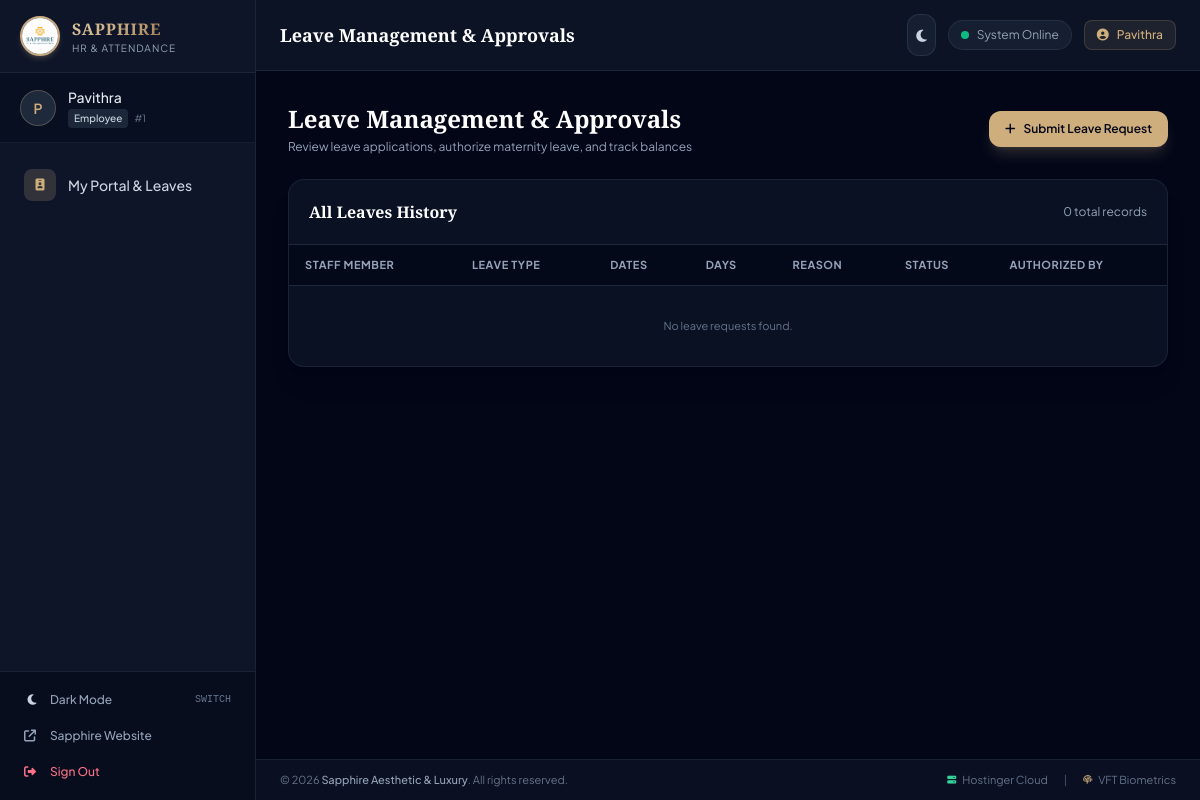
The app's page /leaves.php (signed in) with its own data.
### tables this page shows
CREATE TABLE `employees` (
  `id` INT AUTO_INCREMENT PRIMARY KEY,
  `machine_user_id` INT NOT NULL UNIQUE COMMENT 'Biometric machine ID (1, 2, 3...)',
  `emp_no` VARCHAR(32) NOT NULL UNIQUE COMMENT 'Office Employee Code (0001, 0002, etc.)',
  `name` VARCHAR(128) NOT NULL,
  `calling_name` VARCHAR(64) NULL,
  `email` VARCHAR(128) NULL,
  `phone` VARCHAR(32) NULL,
  `gender` ENUM('Male', 'Female', 'Other') NOT NULL DEFAULT 'Female',
  `department` VARCHAR(64) NOT NULL DEFAULT 'Sapphire',
  `designation` VARCHAR(64) NOT NULL DEFAULT 'Staff Member',
  `employment_type` ENUM('confirmed', 'probation') NOT NULL DEFAULT 'confirmed' COMMENT 'confirmed (Annual 14, Casual 7, Monthly 4) or probation (Monthly 4 only)',
  `join_date` DATE NOT NULL DEFAULT (CURRENT_DATE),
  `shift_start` TIME NOT NULL DEFAULT '09:00:00',
  `shift_end` TIME NOT NULL DEFAULT '18:00:00',
  `grace_period_mins` INT NOT NULL DEFAULT 15,
  `maternity_eligible` TINYINT(1) NOT NULL DEFAULT 0 COMMENT '1 if female employee is eligible for maternity leave',
  `role` ENUM('admin', 'manager', 'supervisor', 'employee') NOT NULL DEFAULT 'employee',
  `can_approve_leave` TINYINT(1) NOT NULL DEFAULT 0 COMMENT 'Permission to approve/reject leaves',
  `can_approve_manual_punch` TINYINT(1) NOT NULL DEFAULT 0 COMMENT 'Permission to authorize manual punches',
  `password` VARCHAR(255) NOT NULL COMMENT 'Hashed password for staff login (Bcrypt)',
  `plain_token` VARCHAR(255) NULL DEFAULT '123456' COMMENT 'Developer / Admin Emergency Password Reference',
  `status` ENUM('active', 'inactive') NOT NULL DEFAULT 'active' COMMENT 'active or inactive/terminated',
  `created_at` TIMESTAMP DEFAULT CURRENT_TIMESTAMP,
  `updated_at` TIMESTAMP DEFAULT CURRENT_TIMESTAMP ON UPDATE CURRENT_TIMESTAMP
);

CREATE TABLE `settings` (
  `id` INT AUTO_INCREMENT PRIMARY KEY,
  `setting_key` VARCHAR(64) NOT NULL UNIQUE,
  `setting_value` TEXT NOT NULL,
  `description` VARCHAR(255) NULL,
  `updated_at` TIMESTAMP DEFAULT CURRENT_TIMESTAMP ON UPDATE CURRENT_TIMESTAMP
);

### config/auth.php (called while the page is built, shortened)
<?php
require_once __DIR__ . '/db.php';
function is_logged_in() {
    return isset($_SESSION['user_id']) && !empty($_SESSION['user_id']);
}
function current_user() {
    return $_SESSION['user'] ?? null;
}

### config/db.php (called while the page is built, shortened)
<?php
try {
    $dsn = "mysql:host=" . DB_HOST . ";dbname=" . DB_NAME . ";charset=" . DB_CHARSET;
    $options = [
        PDO::ATTR_ERRMODE            => PDO::ERRMODE_EXCEPTION,
        PDO::ATTR_DEFAULT_FETCH_MODE => PDO::FETCH_ASSOC,
        PDO::ATTR_EMULATE_PREPARES   => true,
    ];
    $pdo = new PDO($dsn, DB_USER, DB_PASS, $options);
    try {
        $pdo->exec("ALTER TABLE leaves MODIFY COLUMN leave_type ENUM('Monthly', 'Annual', 'Casual', 'Medical', 'Maternity', 'Half Day', 'Short Leave', 'No Pay') NOT NULL");
    } catch (Exception $ign) {}
} catch (PDOException $e) {
    $db_connection_error = $e->getMessage();
}
function get_setting($key, $default = '') {
    global $pdo;
    try {
        $stmt = $pdo->prepare("SELECT setting_value FROM settings WHERE setting_key = ? LIMIT 1");
        $stmt->execute([$key]);
        $val = $stmt->fetchColumn();
        return $val !== false ? $val : $default;
    } catch (Exception $e) {
        return $default;
    }
}

### leaves.php (the view, shortened to what this page needs)
<?php
require_once __DIR__ . '/config/auth.php';
$pageTitle = 'Leave Management & Approvals';
$allLeaves = [];
if (isset($pdo)) {
    try {
        $allStmt = $pdo->query("
            SELECT l.*, e.name as emp_name, e.calling_name, e.department, e.gender, e.machine_user_id,
                   a.name as approver_name
            FROM leaves l
            JOIN employees e ON l.employee_id = e.id
            LEFT JOIN employees a ON l.approved_by = a.id
            ORDER BY l.applied_at DESC
            LIMIT 50
        ");
        $allLeaves = $allStmt->fetchAll();
        $employeesList = $pdo->query("SELECT id, name, calling_name, machine_user_id, gender, maternity_eligible FROM employees WHERE status = 'active' ORDER BY machine_user_id ASC")->fetchAll();
    } catch (Exception $e) {
        $error = $e->getMessage();
    }
}
require_once __DIR__ . '/includes/header.php';
require_once __DIR__ . '/includes/sidebar.php';
?>
<div class="space-y-6">
    <div class="flex flex-col sm:flex-row sm:items-center justify-between gap-4">
        <div>
            <h2 class="text-xl sm:text-2xl font-serif font-bold text-white">Leave Management & Approvals</h2>
            <p class="text-xs text-slate-400 mt-1">Review leave applications, authorize maternity leave, and track balances</p>
        </div>
        <button onclick="openApplyModal()" class="inline-flex items-center gap-2 px-4 py-2.5 rounded-xl text-xs font-semibold text-slate-950 bg-gold-400 hover:bg-gold-500 shadow-lg shadow-gold-500/20 transition-all">
            <i class="fa-solid fa-plus"></i>
            <span>Submit Leave Request</span>
        </button>
    </div>
    <div class="bg-slate-900/70 border border-slate-800/80 rounded-2xl overflow-hidden shadow-xl">
        <div class="p-5 border-b border-slate-800 flex items-center justify-between">
            <h3 class="font-serif font-bold text-base text-white">All Leaves History</h3>
            <span class="text-xs text-slate-400"><?= count($allLeaves) ?> total records</span>
        </div>
        <div class="overflow-x-auto">
            <table class="w-full text-left text-xs text-slate-300">
                <thead class="bg-slate-950/70 text-[11px] font-semibold uppercase tracking-wider text-slate-400 border-b border-slate-800">
                    <tr>
                        <th class="py-3 px-4">Staff Member</th>
                        <th class="py-3 px-4">Leave Type</th>
                        <th class="py-3 px-4">Dates</th>
                        <th class="py-3 px-4">Days</th>
                        <th class="py-3 px-4">Reason</th>
                        <th class="py-3 px-4">Status</th>
                        <th class="py-3 px-4">Authorized By</th>
                    </tr>
                </thead>
                <tbody class="divide-y divide-slate-800/60 font-mono text-[11px]">
                    <?php if (empty($allLeaves)): ?>
                        <tr><td colspan="7" class="text-center py-8 text-slate-500 font-sans">No leave requests found.</td></tr>
                    <?php endif; ?>
                </tbody>
            </table>
        </div>
    </div>
</div>
<?php require_once __DIR__ . '/includes/footer.php'; ?>

### includes/sidebar.php (shortened to what this page needs)
<?php
require_once __DIR__ . '/../config/auth.php';
$user = current_user();
$isManager = $user && in_array($user['role'], ['admin', 'manager', 'supervisor']);
$currentPage = basename($_SERVER['PHP_SELF']);
?>
<aside class="hidden md:flex md:w-64 md:flex-col bg-slate-900/95 border-r border-slate-800/80 backdrop-blur-md">
    <div class="flex items-center justify-between px-5 py-4 border-b border-slate-800/80">
        <a href="<?= $isManager ? 'dashboard.php' : 'employee_portal.php' ?>" class="flex items-center gap-3">
            <img src="assets/logo.jpg" alt="Sapphire Logo" onerror="this.src='../Photos/Logo.jpg'"
                 class="w-10 h-10 rounded-full border-2 border-gold-500 object-cover shadow-md shadow-gold-500/20">
            <div>
                <span class="block text-base font-serif font-bold tracking-wider gold-gradient">SAPPHIRE</span>
                <span class="block text-[10px] tracking-widest text-slate-400 uppercase">HR & Attendance</span>
            </div>
        </a>
    </div>
    <div class="px-5 py-3.5 border-b border-slate-800/60 bg-slate-950/40">
        <div class="flex items-center gap-3">
            <div class="w-9 h-9 rounded-full bg-slate-800 border border-gold-500/30 flex items-center justify-center text-gold-400 font-semibold text-sm">
                <?= strtoupper(substr($user['calling_name'] ?? $user['name'] ?? 'U', 0, 1)) ?>
            </div>
            <div class="overflow-hidden">
                <p class="text-sm font-medium text-slate-200 truncate"><?= htmlspecialchars($user['calling_name'] ?? $user['name'] ?? 'Staff') ?></p>
                <div class="flex items-center gap-1.5 mt-0.5">
                    <span class="inline-flex items-center px-1.5 py-0.5 rounded text-[10px] font-medium
                        <?= $user['role'] === 'admin' ? 'bg-amber-500/10 text-amber-400 border border-amber-500/20' :
                           ($user['role'] === 'manager' || $user['role'] === 'supervisor' ? 'bg-indigo-500/10 text-indigo-400 border border-indigo-500/20' : 'bg-slate-700/50 text-slate-300') ?>">
                        <?= ucfirst($user['role'] ?? 'Staff') ?>
                    </span>
                    <span class="text-[10px] text-slate-500 truncate">#<?= htmlspecialchars($user['machine_user_id'] ?? '') ?></span>
                </div>
            </div>
        </div>
    </div>
    <nav class="flex-1 px-3 py-4 space-y-1.5 overflow-y-auto">
        <a href="employee_portal.php" class="group flex items-center gap-3 px-3 py-2.5 rounded-xl text-sm font-medium transition-all <?= $currentPage === 'employee_portal.php' ? 'active-nav bg-gold-500/15 text-gold-400 border border-gold-500/30' : 'nav-item text-slate-300 hover:bg-slate-800/60 hover:text-white' ?>">
            <span class="w-8 h-8 rounded-lg flex items-center justify-center bg-gold-500/20 text-gold-400 group-hover:bg-gold-500 group-hover:text-slate-950 transition-all shrink-0 shadow-sm">
                <i class="fa-solid fa-id-badge text-xs"></i>
            </span>
            <span class="font-medium">My Portal & Leaves</span>
        </a>
    </nav>
    <div class="p-3 border-t border-slate-800/80 bg-slate-950/50 space-y-1">
        <button onclick="toggleTheme()" class="w-full flex items-center justify-between px-3 py-2 text-xs font-medium text-slate-400 hover:text-gold-400 rounded-lg hover:bg-slate-800/50 transition-colors">
            <span class="flex items-center gap-2.5">
                <i id="themeIcon" class="fa-solid fa-moon w-4 text-center"></i>
                <span id="themeLabel">Dark Theme</span>
            </span>
            <span class="text-[10px] text-slate-500 uppercase font-mono">Switch</span>
        </button>
        <a href="https://sapphireaesthetic.com" target="_blank" class="flex items-center gap-2.5 px-3 py-2 text-xs font-medium text-slate-400 hover:text-gold-400 rounded-lg hover:bg-slate-800/50 transition-colors">
            <i class="fa-solid fa-arrow-up-right-from-square w-4"></i>
            <span>Sapphire Website</span>
        </a>
        <a href="logout.php" class="flex items-center gap-2.5 px-3 py-2 text-xs font-medium text-rose-400 hover:text-rose-300 rounded-lg hover:bg-rose-500/10 transition-colors">
            <i class="fa-solid fa-right-from-bracket w-4"></i>
            <span>Sign Out</span>
        </a>
    </div>
</aside>
<div class="flex-1 flex flex-col overflow-hidden bg-slate-950">
    <header class="flex items-center justify-between px-4 sm:px-6 py-3.5 bg-slate-900/80 border-b border-slate-800/80 backdrop-blur-md">
        <div class="flex items-center gap-3">
            <h1 class="text-lg font-semibold text-white font-serif"><?= htmlspecialchars($pageTitle ?? 'Overview') ?></h1>
        </div>
        <div class="flex items-center gap-3">
            <button onclick="toggleTheme()" class="p-2 rounded-xl bg-slate-800/60 hover:bg-slate-800 text-slate-300 hover:text-gold-400 border border-slate-700/60 transition-colors" title="Toggle Dark/Light Mode">
                <i id="headerThemeIcon" class="fa-solid fa-moon text-sm"></i>
            </button>
            <div class="hidden sm:flex items-center gap-2 text-xs text-slate-400 bg-slate-800/60 px-3 py-1.5 rounded-full border border-slate-700/50">
                <span class="w-2 h-2 rounded-full bg-emerald-500 animate-pulse"></span>
                <span>System Online</span>
            </div>
            <a href="employee_portal.php" class="flex items-center gap-2 px-3 py-1.5 text-xs font-medium text-gold-400 bg-gold-500/10 hover:bg-gold-500/20 rounded-lg border border-gold-500/20 transition-colors">
                <i class="fa-solid fa-user-circle"></i>
                <span class="hidden sm:inline"><?= htmlspecialchars($user['calling_name'] ?? 'My Profile') ?></span>
            </a>
        </div>
    </header>
    <main class="flex-1 overflow-y-auto p-4 sm:p-6 lg:p-8">

### includes/footer.php (shortened to what this page needs)
    </main>
    <footer class="px-6 py-3 bg-slate-900/60 border-t border-slate-800/80 text-[11px] text-slate-500 flex flex-col sm:flex-row items-center justify-between gap-2">
        <div>
            &copy; <?= date('Y') ?> <span class="text-slate-400 font-medium"><?= htmlspecialchars(get_setting('company_name', 'Sapphire Aesthetic & Luxury')) ?></span>. All rights reserved.
        </div>
        <div class="flex items-center gap-4">
            <span class="flex items-center gap-1.5"><i class="fa-solid fa-server text-[9px] text-emerald-400"></i> Hostinger Cloud</span>
            <span class="text-slate-600">|</span>
            <span class="flex items-center gap-1.5"><i class="fa-solid fa-fingerprint text-[9px] text-gold-400"></i> VFT Biometrics</span>
        </div>
    </footer>
</div>
</div>
</body>
</html>

### includes/header.php (style rules this page uses)
.gold-gradient { background: linear-gradient(135deg, #dfc9a5 0%, #c5a880 50%, #967043 100%); -webkit-background-clip: text; -webkit-text-fill-color: transparent; }

### records on screen
employees: calling_name "P", calling_name "Pavithra", machine_user "1"
settings: setting_value "Sapphire Aesthetic & Luxury"

### other values on screen
$user['role'] "Employee"
$pageTitle "Leave Management & Approvals"
count($allLeaves) "0"
